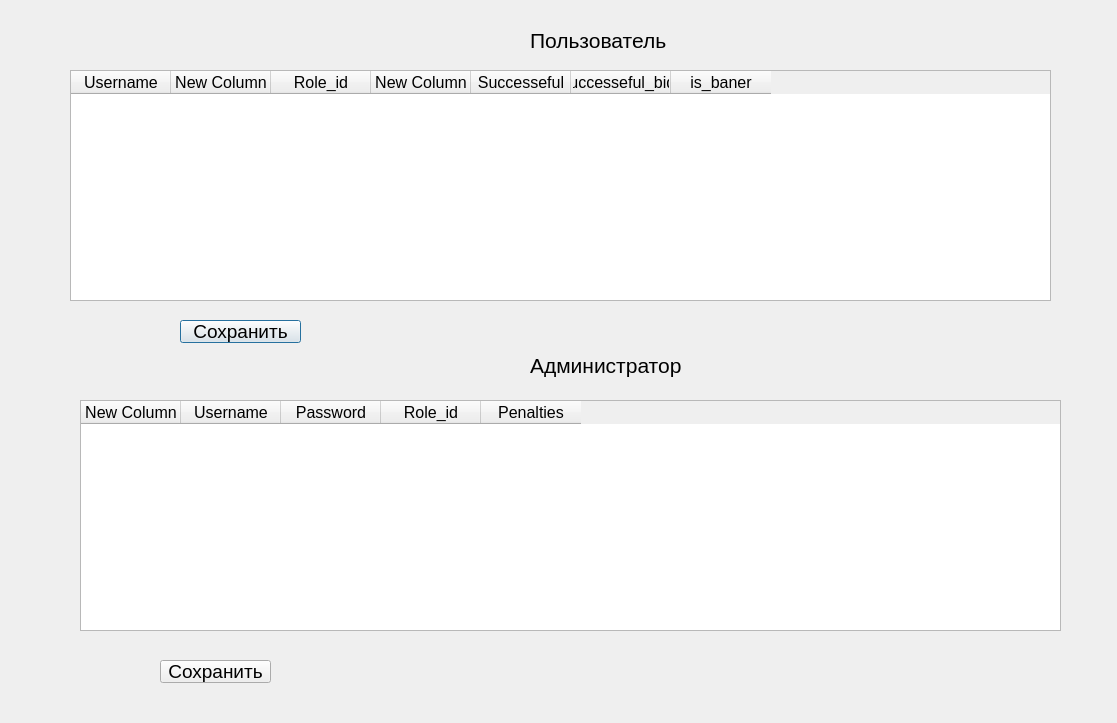
<?xml version="1.0" encoding="UTF-8"?>
<ui version="4.0">
 <class>Dialog</class>
 <widget class="QDialog" name="Dialog">
  <property name="geometry">
   <rect>
    <x>0</x>
    <y>0</y>
    <width>1117</width>
    <height>723</height>
   </rect>
  </property>
  <property name="windowTitle">
   <string>Dialog</string>
  </property>
  <widget class="QTableWidget" name="tableWidget">
   <property name="geometry">
    <rect>
     <x>70</x>
     <y>70</y>
     <width>981</width>
     <height>231</height>
    </rect>
   </property>
   <column>
    <property name="text">
     <string>Username</string>
    </property>
    <property name="font">
     <font>
      <pointsize>12</pointsize>
     </font>
    </property>
   </column>
   <column>
    <property name="text">
     <string>New Column</string>
    </property>
    <property name="font">
     <font>
      <pointsize>12</pointsize>
     </font>
    </property>
   </column>
   <column>
    <property name="text">
     <string>Role_id</string>
    </property>
    <property name="font">
     <font>
      <pointsize>12</pointsize>
     </font>
    </property>
   </column>
   <column>
    <property name="text">
     <string>New Column</string>
    </property>
    <property name="font">
     <font>
      <pointsize>12</pointsize>
     </font>
    </property>
   </column>
   <column>
    <property name="text">
     <string>Successeful</string>
    </property>
    <property name="font">
     <font>
      <pointsize>12</pointsize>
     </font>
    </property>
   </column>
   <column>
    <property name="text">
     <string>Successeful_bids</string>
    </property>
    <property name="font">
     <font>
      <pointsize>12</pointsize>
     </font>
    </property>
   </column>
   <column>
    <property name="text">
     <string>is_baner</string>
    </property>
    <property name="font">
     <font>
      <pointsize>12</pointsize>
     </font>
    </property>
   </column>
  </widget>
  <widget class="QTableWidget" name="tableWidget_2">
   <property name="geometry">
    <rect>
     <x>80</x>
     <y>400</y>
     <width>981</width>
     <height>231</height>
    </rect>
   </property>
   <column>
    <property name="text">
     <string>New Column</string>
    </property>
    <property name="font">
     <font>
      <pointsize>12</pointsize>
     </font>
    </property>
   </column>
   <column>
    <property name="text">
     <string>Username</string>
    </property>
    <property name="font">
     <font>
      <pointsize>12</pointsize>
     </font>
    </property>
   </column>
   <column>
    <property name="text">
     <string>Password</string>
    </property>
    <property name="font">
     <font>
      <pointsize>12</pointsize>
     </font>
    </property>
   </column>
   <column>
    <property name="text">
     <string>Role_id</string>
    </property>
    <property name="font">
     <font>
      <pointsize>12</pointsize>
     </font>
    </property>
   </column>
   <column>
    <property name="text">
     <string>Penalties</string>
    </property>
    <property name="font">
     <font>
      <pointsize>12</pointsize>
     </font>
    </property>
   </column>
  </widget>
  <widget class="QLabel" name="label">
   <property name="geometry">
    <rect>
     <x>530</x>
     <y>25</y>
     <width>151</width>
     <height>31</height>
    </rect>
   </property>
   <property name="font">
    <font>
     <pointsize>16</pointsize>
    </font>
   </property>
   <property name="contextMenuPolicy">
    <enum>Qt::ActionsContextMenu</enum>
   </property>
   <property name="text">
    <string>Пользователь</string>
   </property>
  </widget>
  <widget class="QLabel" name="label_2">
   <property name="geometry">
    <rect>
     <x>530</x>
     <y>350</y>
     <width>161</width>
     <height>31</height>
    </rect>
   </property>
   <property name="font">
    <font>
     <pointsize>16</pointsize>
    </font>
   </property>
   <property name="contextMenuPolicy">
    <enum>Qt::ActionsContextMenu</enum>
   </property>
   <property name="text">
    <string>Администратор</string>
   </property>
  </widget>
  <widget class="QPushButton" name="pushButton">
   <property name="geometry">
    <rect>
     <x>180</x>
     <y>320</y>
     <width>121</width>
     <height>23</height>
    </rect>
   </property>
   <property name="font">
    <font>
     <pointsize>14</pointsize>
    </font>
   </property>
   <property name="text">
    <string>Сохранить</string>
   </property>
  </widget>
  <widget class="QPushButton" name="pushButton_2">
   <property name="geometry">
    <rect>
     <x>160</x>
     <y>660</y>
     <width>111</width>
     <height>23</height>
    </rect>
   </property>
   <property name="font">
    <font>
     <pointsize>14</pointsize>
    </font>
   </property>
   <property name="text">
    <string>Сохранить</string>
   </property>
  </widget>
 </widget>
 <resources/>
 <connections/>
</ui>
